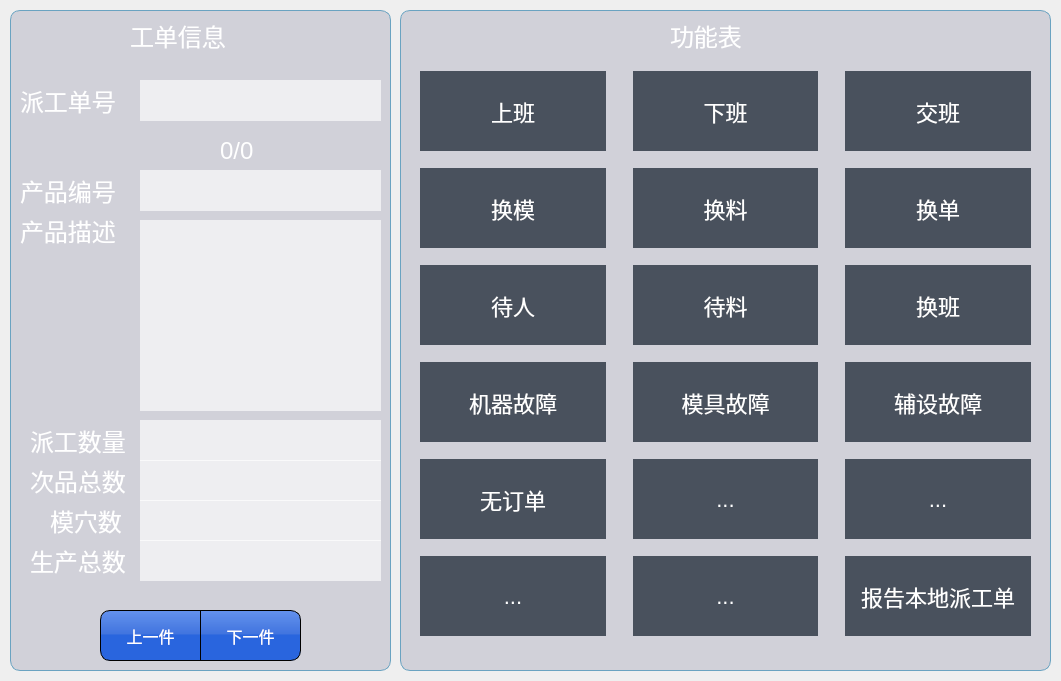
<?xml version="1.0" encoding="UTF-8"?>
<ui version="4.0">
 <class>MainFormOrderManagement</class>
 <widget class="QWidget" name="MainFormOrderManagement">
  <property name="geometry">
   <rect>
    <x>0</x>
    <y>0</y>
    <width>1061</width>
    <height>681</height>
   </rect>
  </property>
  <property name="minimumSize">
   <size>
    <width>1061</width>
    <height>681</height>
   </size>
  </property>
  <property name="maximumSize">
   <size>
    <width>1071</width>
    <height>711</height>
   </size>
  </property>
  <property name="windowTitle">
   <string>Form</string>
  </property>
  <property name="styleSheet">
   <string notr="true">QGroupBox
{
background-color: rgba(85, 85, 127, 50);
border-radius: 10px;
border: 1px solid rgb(106, 163, 193);
}
QLabel {
	font: 75 24px ;
	color: rgb(255, 255, 255);
}
QLineEdit {
font: bold 24px; 
background-color: rgba(255, 255, 255,160);
border-radius: 0px;
border: 0px solid rgba(39, 22, 22, 254);
}</string>
  </property>
  <widget class="QGroupBox" name="groupBox_2">
   <property name="geometry">
    <rect>
     <x>400</x>
     <y>10</y>
     <width>651</width>
     <height>661</height>
    </rect>
   </property>
   <property name="styleSheet">
    <string notr="true">QPushButton:pressed {
	color: rgb(255, 255, 255);		
	background-color: rgb(85, 85, 127);
	border-style:solid;
	font: 32px;
}
QPushButton {
	background-color: rgb(73, 81, 93);
	color: rgb(255, 255, 255);
	border-radius: 0px; 
	font: 22px;
}</string>
   </property>
   <property name="title">
    <string/>
   </property>
   <widget class="QLabel" name="label_32">
    <property name="geometry">
     <rect>
      <x>270</x>
      <y>10</y>
      <width>111</width>
      <height>31</height>
     </rect>
    </property>
    <property name="text">
     <string>功能表</string>
    </property>
   </widget>
   <widget class="QWidget" name="gridLayoutWidget">
    <property name="geometry">
     <rect>
      <x>20</x>
      <y>50</y>
      <width>611</width>
      <height>591</height>
     </rect>
    </property>
    <layout class="QGridLayout" name="gridLayout">
     <property name="horizontalSpacing">
      <number>27</number>
     </property>
     <item row="2" column="0">
      <widget class="QPushButton" name="pushButton_7">
       <property name="minimumSize">
        <size>
         <width>55</width>
         <height>80</height>
        </size>
       </property>
       <property name="focusPolicy">
        <enum>Qt::NoFocus</enum>
       </property>
       <property name="text">
        <string>待人</string>
       </property>
      </widget>
     </item>
     <item row="3" column="2">
      <widget class="QPushButton" name="pushButton_12">
       <property name="minimumSize">
        <size>
         <width>55</width>
         <height>80</height>
        </size>
       </property>
       <property name="focusPolicy">
        <enum>Qt::NoFocus</enum>
       </property>
       <property name="text">
        <string>辅设故障</string>
       </property>
      </widget>
     </item>
     <item row="4" column="1">
      <widget class="QPushButton" name="pushButton_14">
       <property name="minimumSize">
        <size>
         <width>55</width>
         <height>80</height>
        </size>
       </property>
       <property name="focusPolicy">
        <enum>Qt::NoFocus</enum>
       </property>
       <property name="text">
        <string>...</string>
       </property>
      </widget>
     </item>
     <item row="1" column="2">
      <widget class="QPushButton" name="pushButton_6">
       <property name="minimumSize">
        <size>
         <width>55</width>
         <height>80</height>
        </size>
       </property>
       <property name="focusPolicy">
        <enum>Qt::NoFocus</enum>
       </property>
       <property name="text">
        <string>换单</string>
       </property>
       <property name="checkable">
        <bool>false</bool>
       </property>
       <property name="checked">
        <bool>false</bool>
       </property>
      </widget>
     </item>
     <item row="2" column="1">
      <widget class="QPushButton" name="pushButton_8">
       <property name="minimumSize">
        <size>
         <width>55</width>
         <height>80</height>
        </size>
       </property>
       <property name="focusPolicy">
        <enum>Qt::NoFocus</enum>
       </property>
       <property name="text">
        <string>待料</string>
       </property>
       <property name="checkable">
        <bool>false</bool>
       </property>
      </widget>
     </item>
     <item row="3" column="0">
      <widget class="QPushButton" name="pushButton_10">
       <property name="minimumSize">
        <size>
         <width>55</width>
         <height>80</height>
        </size>
       </property>
       <property name="focusPolicy">
        <enum>Qt::NoFocus</enum>
       </property>
       <property name="text">
        <string>机器故障</string>
       </property>
      </widget>
     </item>
     <item row="5" column="2">
      <widget class="QPushButton" name="pushButton_report">
       <property name="minimumSize">
        <size>
         <width>55</width>
         <height>80</height>
        </size>
       </property>
       <property name="focusPolicy">
        <enum>Qt::NoFocus</enum>
       </property>
       <property name="text">
        <string>报告本地派工单</string>
       </property>
      </widget>
     </item>
     <item row="5" column="1">
      <widget class="QPushButton" name="pushButton_17">
       <property name="minimumSize">
        <size>
         <width>55</width>
         <height>80</height>
        </size>
       </property>
       <property name="focusPolicy">
        <enum>Qt::NoFocus</enum>
       </property>
       <property name="text">
        <string>...</string>
       </property>
      </widget>
     </item>
     <item row="4" column="0">
      <widget class="QPushButton" name="pushButton_13">
       <property name="minimumSize">
        <size>
         <width>55</width>
         <height>80</height>
        </size>
       </property>
       <property name="focusPolicy">
        <enum>Qt::NoFocus</enum>
       </property>
       <property name="text">
        <string>无订单</string>
       </property>
      </widget>
     </item>
     <item row="0" column="2">
      <widget class="QPushButton" name="pushButton_3">
       <property name="minimumSize">
        <size>
         <width>55</width>
         <height>80</height>
        </size>
       </property>
       <property name="focusPolicy">
        <enum>Qt::NoFocus</enum>
       </property>
       <property name="text">
        <string>交班</string>
       </property>
       <property name="checkable">
        <bool>false</bool>
       </property>
       <property name="checked">
        <bool>false</bool>
       </property>
      </widget>
     </item>
     <item row="1" column="1">
      <widget class="QPushButton" name="pushButton_5">
       <property name="minimumSize">
        <size>
         <width>55</width>
         <height>80</height>
        </size>
       </property>
       <property name="focusPolicy">
        <enum>Qt::NoFocus</enum>
       </property>
       <property name="text">
        <string>换料</string>
       </property>
      </widget>
     </item>
     <item row="1" column="0">
      <widget class="QPushButton" name="pushButton_4">
       <property name="minimumSize">
        <size>
         <width>55</width>
         <height>80</height>
        </size>
       </property>
       <property name="focusPolicy">
        <enum>Qt::NoFocus</enum>
       </property>
       <property name="text">
        <string>换模</string>
       </property>
       <property name="checkable">
        <bool>false</bool>
       </property>
       <property name="checked">
        <bool>false</bool>
       </property>
      </widget>
     </item>
     <item row="5" column="0">
      <widget class="QPushButton" name="pushButton_16">
       <property name="minimumSize">
        <size>
         <width>55</width>
         <height>80</height>
        </size>
       </property>
       <property name="focusPolicy">
        <enum>Qt::NoFocus</enum>
       </property>
       <property name="text">
        <string>...</string>
       </property>
      </widget>
     </item>
     <item row="0" column="0">
      <widget class="QPushButton" name="pushButton_1">
       <property name="minimumSize">
        <size>
         <width>55</width>
         <height>80</height>
        </size>
       </property>
       <property name="focusPolicy">
        <enum>Qt::NoFocus</enum>
       </property>
       <property name="text">
        <string>上班</string>
       </property>
       <property name="checkable">
        <bool>false</bool>
       </property>
       <property name="checked">
        <bool>false</bool>
       </property>
      </widget>
     </item>
     <item row="0" column="1">
      <widget class="QPushButton" name="pushButton_2">
       <property name="minimumSize">
        <size>
         <width>55</width>
         <height>80</height>
        </size>
       </property>
       <property name="focusPolicy">
        <enum>Qt::NoFocus</enum>
       </property>
       <property name="text">
        <string>下班</string>
       </property>
      </widget>
     </item>
     <item row="4" column="2">
      <widget class="QPushButton" name="pushButton_15">
       <property name="minimumSize">
        <size>
         <width>55</width>
         <height>80</height>
        </size>
       </property>
       <property name="focusPolicy">
        <enum>Qt::NoFocus</enum>
       </property>
       <property name="text">
        <string>...</string>
       </property>
      </widget>
     </item>
     <item row="3" column="1">
      <widget class="QPushButton" name="pushButton_11">
       <property name="minimumSize">
        <size>
         <width>55</width>
         <height>80</height>
        </size>
       </property>
       <property name="focusPolicy">
        <enum>Qt::NoFocus</enum>
       </property>
       <property name="text">
        <string>模具故障</string>
       </property>
      </widget>
     </item>
     <item row="2" column="2">
      <widget class="QPushButton" name="pushButton_9">
       <property name="minimumSize">
        <size>
         <width>55</width>
         <height>80</height>
        </size>
       </property>
       <property name="focusPolicy">
        <enum>Qt::NoFocus</enum>
       </property>
       <property name="text">
        <string>换班</string>
       </property>
      </widget>
     </item>
    </layout>
   </widget>
  </widget>
  <widget class="QGroupBox" name="groupBox">
   <property name="geometry">
    <rect>
     <x>10</x>
     <y>10</y>
     <width>381</width>
     <height>661</height>
    </rect>
   </property>
   <property name="styleSheet">
    <string notr="true">QPushButton {
	border: 1px solid  rgb(0, 0, 0);
	border-radius: 0px;
	background-color: qlineargradient(spread:pad, x1:1, y1:1, x2:1, y2:0, stop:0.505682 rgba(35, 97, 222, 247), stop:0.539773 rgba(61, 114, 223, 247), stop:1 rgba(93, 142, 239, 238));
	color: rgb(255, 255, 255);
	font: 16px;
}</string>
   </property>
   <property name="title">
    <string/>
   </property>
   <widget class="QLabel" name="label_31">
    <property name="geometry">
     <rect>
      <x>120</x>
      <y>10</y>
      <width>141</width>
      <height>31</height>
     </rect>
    </property>
    <property name="text">
     <string>工单信息</string>
    </property>
   </widget>
   <widget class="QLabel" name="label">
    <property name="geometry">
     <rect>
      <x>10</x>
      <y>70</y>
      <width>111</width>
      <height>41</height>
     </rect>
    </property>
    <property name="text">
     <string>派工单号</string>
    </property>
   </widget>
   <widget class="QLabel" name="label_2">
    <property name="geometry">
     <rect>
      <x>10</x>
      <y>160</y>
      <width>121</width>
      <height>41</height>
     </rect>
    </property>
    <property name="text">
     <string>产品编号</string>
    </property>
   </widget>
   <widget class="QLabel" name="label_3">
    <property name="geometry">
     <rect>
      <x>10</x>
      <y>200</y>
      <width>121</width>
      <height>41</height>
     </rect>
    </property>
    <property name="text">
     <string>产品描述</string>
    </property>
   </widget>
   <widget class="QLabel" name="label_4">
    <property name="geometry">
     <rect>
      <x>20</x>
      <y>410</y>
      <width>111</width>
      <height>41</height>
     </rect>
    </property>
    <property name="text">
     <string>派工数量</string>
    </property>
   </widget>
   <widget class="QLabel" name="label_5">
    <property name="geometry">
     <rect>
      <x>20</x>
      <y>450</y>
      <width>111</width>
      <height>41</height>
     </rect>
    </property>
    <property name="text">
     <string>次品总数</string>
    </property>
   </widget>
   <widget class="QLineEdit" name="lineEdit_MO_DispatchNo">
    <property name="geometry">
     <rect>
      <x>130</x>
      <y>70</y>
      <width>241</width>
      <height>41</height>
     </rect>
    </property>
   </widget>
   <widget class="QLineEdit" name="lineEdit_PCS_ItemNo">
    <property name="geometry">
     <rect>
      <x>130</x>
      <y>160</y>
      <width>241</width>
      <height>41</height>
     </rect>
    </property>
   </widget>
   <widget class="QLineEdit" name="lineEdit_PCS_ItemName">
    <property name="enabled">
     <bool>true</bool>
    </property>
    <property name="geometry">
     <rect>
      <x>130</x>
      <y>210</y>
      <width>241</width>
      <height>191</height>
     </rect>
    </property>
    <property name="focusPolicy">
     <enum>Qt::NoFocus</enum>
    </property>
    <property name="alignment">
     <set>Qt::AlignLeading|Qt::AlignLeft|Qt::AlignTop</set>
    </property>
   </widget>
   <widget class="QLineEdit" name="lineEdit_PCS_DispatchQty">
    <property name="geometry">
     <rect>
      <x>130</x>
      <y>410</y>
      <width>241</width>
      <height>41</height>
     </rect>
    </property>
   </widget>
   <widget class="QLineEdit" name="lineEdit_PCS_BadQty">
    <property name="geometry">
     <rect>
      <x>130</x>
      <y>450</y>
      <width>241</width>
      <height>41</height>
     </rect>
    </property>
   </widget>
   <widget class="QLineEdit" name="lineEdit_PCS_SocketNum1">
    <property name="geometry">
     <rect>
      <x>130</x>
      <y>490</y>
      <width>241</width>
      <height>41</height>
     </rect>
    </property>
   </widget>
   <widget class="QLabel" name="label_6">
    <property name="geometry">
     <rect>
      <x>40</x>
      <y>490</y>
      <width>91</width>
      <height>41</height>
     </rect>
    </property>
    <property name="text">
     <string>模穴数</string>
    </property>
   </widget>
   <widget class="QLabel" name="label_TitlePageNo">
    <property name="geometry">
     <rect>
      <x>210</x>
      <y>130</y>
      <width>121</width>
      <height>21</height>
     </rect>
    </property>
    <property name="text">
     <string>0/0</string>
    </property>
   </widget>
   <widget class="QPushButton" name="pushButton_NextItem">
    <property name="geometry">
     <rect>
      <x>190</x>
      <y>600</y>
      <width>101</width>
      <height>51</height>
     </rect>
    </property>
    <property name="focusPolicy">
     <enum>Qt::NoFocus</enum>
    </property>
    <property name="styleSheet">
     <string notr="true">border-top-right-radius:10px;
border-bottom-right-radius:10px;</string>
    </property>
    <property name="text">
     <string>下一件</string>
    </property>
   </widget>
   <widget class="QPushButton" name="pushButton_PrevItem">
    <property name="geometry">
     <rect>
      <x>90</x>
      <y>600</y>
      <width>101</width>
      <height>51</height>
     </rect>
    </property>
    <property name="focusPolicy">
     <enum>Qt::NoFocus</enum>
    </property>
    <property name="styleSheet">
     <string notr="true">border-top-left-radius:10px;
border-bottom-left-radius:10px;</string>
    </property>
    <property name="text">
     <string>上一件</string>
    </property>
   </widget>
   <widget class="QLineEdit" name="lineEdit_Count">
    <property name="geometry">
     <rect>
      <x>130</x>
      <y>530</y>
      <width>241</width>
      <height>41</height>
     </rect>
    </property>
   </widget>
   <widget class="QLabel" name="label_7">
    <property name="geometry">
     <rect>
      <x>20</x>
      <y>530</y>
      <width>111</width>
      <height>41</height>
     </rect>
    </property>
    <property name="text">
     <string>生产总数</string>
    </property>
   </widget>
  </widget>
 </widget>
 <resources/>
 <connections/>
</ui>
